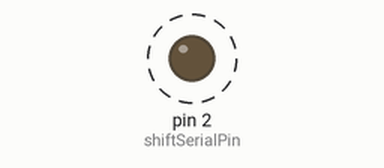
Bench run of a sketch on a simulated Arduino Uno, built with avr-gcc and run on an emulated ATmega328P. On the bench: output pins drawn as LEDs (lit = HIGH). Dashed ring = blinking. Pins used as bus, display or sensor lines are not drawn.

Above: at 0.4 s.
Timing chart, 0 to 4.6 s (numbered marks = the images above):
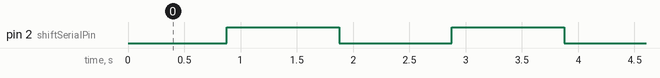

Measured:
- by itself, pin 2 (shiftSerialPin): alternates HIGH for 1.0 s and LOW for 1.0 s

The sketch:

sketch.ino
```cpp
const byte shiftSerialPin = 2;
const byte shiftRClockPin = 1;
const byte shiftSRClockPin = 0;
int counter = 0;

void setup(void) {
  pinMode(shiftSerialPin, OUTPUT);
  pinMode(shiftRClockPin, OUTPUT);
  pinMode(shiftSRClockPin, OUTPUT);
  digitalWrite(shiftSerialPin, LOW);
  digitalWrite(shiftRClockPin, LOW);
  digitalWrite(shiftSRClockPin, LOW);
  digitalWrite(shiftSerialPin, LOW);
}

void loop(void) {
  if (++counter == 1 << 4) {
    counter = 0;
  }

  for (byte i=0; i<4; i++) {
    digitalWrite(shiftSerialPin, (counter & (1 << i)) >> i);
    digitalWrite(shiftSRClockPin, HIGH);
    digitalWrite(shiftSRClockPin, LOW);
  }
  digitalWrite(shiftRClockPin, HIGH);
  digitalWrite(shiftRClockPin, LOW);

  delay(1000 / 8);

}
```
